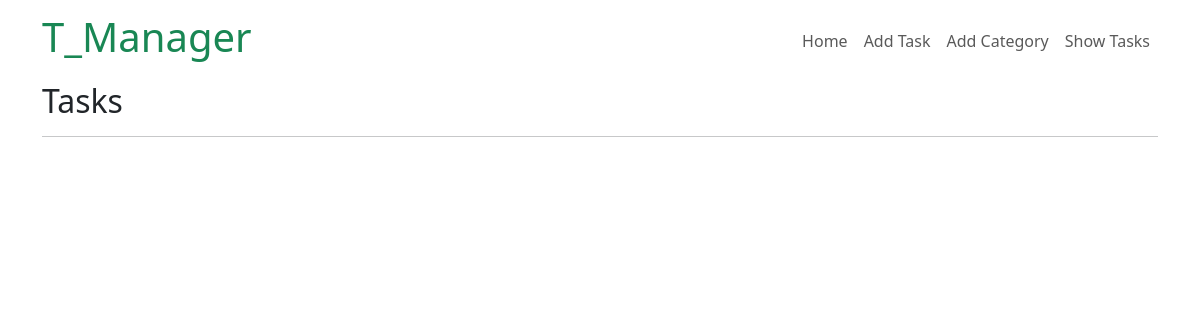
/task/tasks, run on an earlier commit of the app's database.
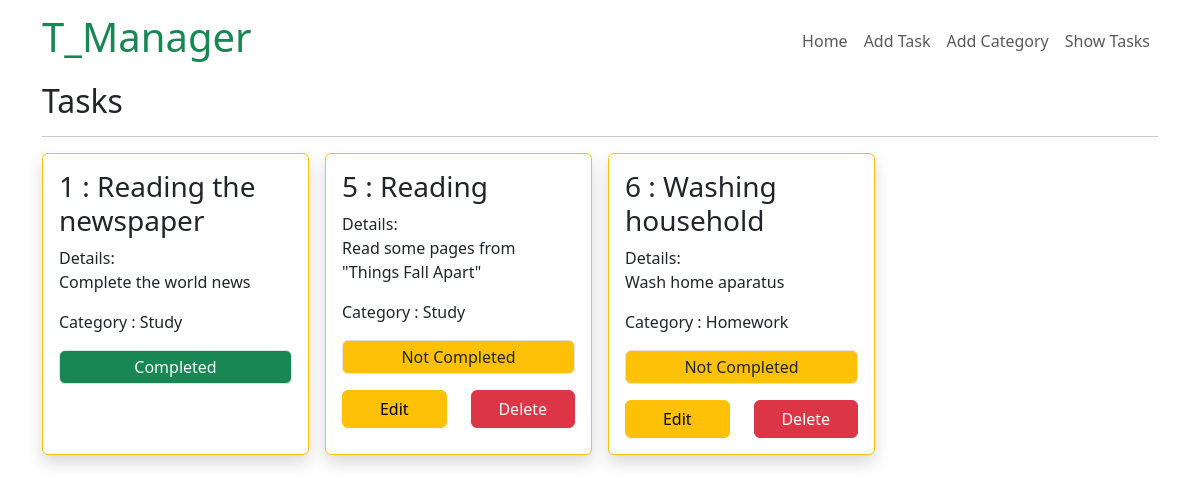
And on a later commit of the database.
### Task/models.py (models this page shows, shortened)
class TaskModel(models.Model):
    taskTitle = models.CharField(max_length=50, verbose_name='Task Title')
    taskDescription = models.TextField(verbose_name='Description')
    is_completed = models.BooleanField(default=False)
    TaskAssignDate = models.DateField(default=date.today, verbose_name='Assigning Date')
    category = models.ForeignKey(Category, on_delete=models.CASCADE)

### Category/models.py (models this page shows)
class Category(models.Model):
    categoryName = models.CharField(max_length=50, verbose_name='Category title')
    def __str__(self):
        return self.categoryName

### Task/views.py (the view)
# urls.py: path('tasks', taskMenu, name='taskmenu'),
def taskMenu(request):
    data = TaskModel.objects.all()
    return render(request, 'task/task-menu.html', {'data': data})

### Task/templates/task/task-menu.html
{% extends 'base.html' %}
{% block contents %}
<h2>Tasks</h2>
<hr>
<div class="row g-3">
    {% for item in data %}
    <div class="col-md-6 col-lg-3">
        <div class="card h-100 p-3 shadow-md shadow border-warning">
            <h3 class="card-title">
                {{item.id}} : {{item.taskTitle}}
            </h3>
            <p>
                Details: <br />
                {{item.taskDescription}}
            </p>
            <p>
                Category : {{item.category}}
            </p>
            {% if item.is_completed %}
            <p class="border rounded p-1 bg-success text-center text-light">Completed</p>
            {% else %}
            <p class="border rounded p-1 bg-warning text-center">Not Completed</p>
            <div class="row">
                <div class="col-6"><a href="{% url 'edit-task' item.id %}" class="w-100 btn btn-warning">Edit</a></div>
                <div class="col-6"><a href="{% url 'delete-task' item.id %}" class="w-100 btn btn-danger">Delete</a>
                </div>
            </div>
            {% endif %}
        </div>
    </div>
    {% endfor %}
</div>
{% endblock %}

### templates/base.html (shortened to what this page needs)
{% load static %}
<!doctype html>
<html lang="en">
<head>
    <link href="https://cdn.jsdelivr.net/npm/bootstrap@5.3.2/dist/css/bootstrap.min.css" rel="stylesheet">
</head>
<body>
    <div class="container">
        <nav class="navbar navbar-expand-md">
            <a class="navbar-brand" href="{% url 'homepage' %}">
                <h1 class="text-success">T_Manager</h1>
            </a>
            <div class="collapse navbar-collapse" id="navbarTogglerDemo02">
                <ul class="navbar-nav ms-auto mb-2 mb-lg-0">
                    <li class="nav-item">
                        <a class="nav-link" href="{% url 'homepage' %}">Home</a>
                    </li>
                    <li class="nav-item">
                        <a class="nav-link" href="{% url 'add-task' %}">Add Task</a>
                    </li>
                    <li class="nav-item">
                        <a class="nav-link" href="{% url 'addcategory' %}">Add Category</a>
                    </li>
                    <li class="nav-item">
                        <a class="nav-link" href="{% url 'taskmenu' %}">Show Tasks</a>
                    </li>
                </ul>
            </div>
        </nav>
        {% block contents %}
        {% endblock %}
    </div>
</body>
</html>

What changed in the data, as far as the page shows it:
added TaskModel: id "1", taskTitle "Reading the newspaper", taskDescription "Complete the world news", category "Study", is_completed "Completed"
added TaskModel: id "5", taskTitle "Reading", taskDescription "Read some pages from \"Things Fall Apart\"", category "Study", is_completed "Not Completed"
added TaskModel: id "6", taskTitle "Washing household", taskDescription "Wash home aparatus", category "Homework", is_completed "Not Completed"
